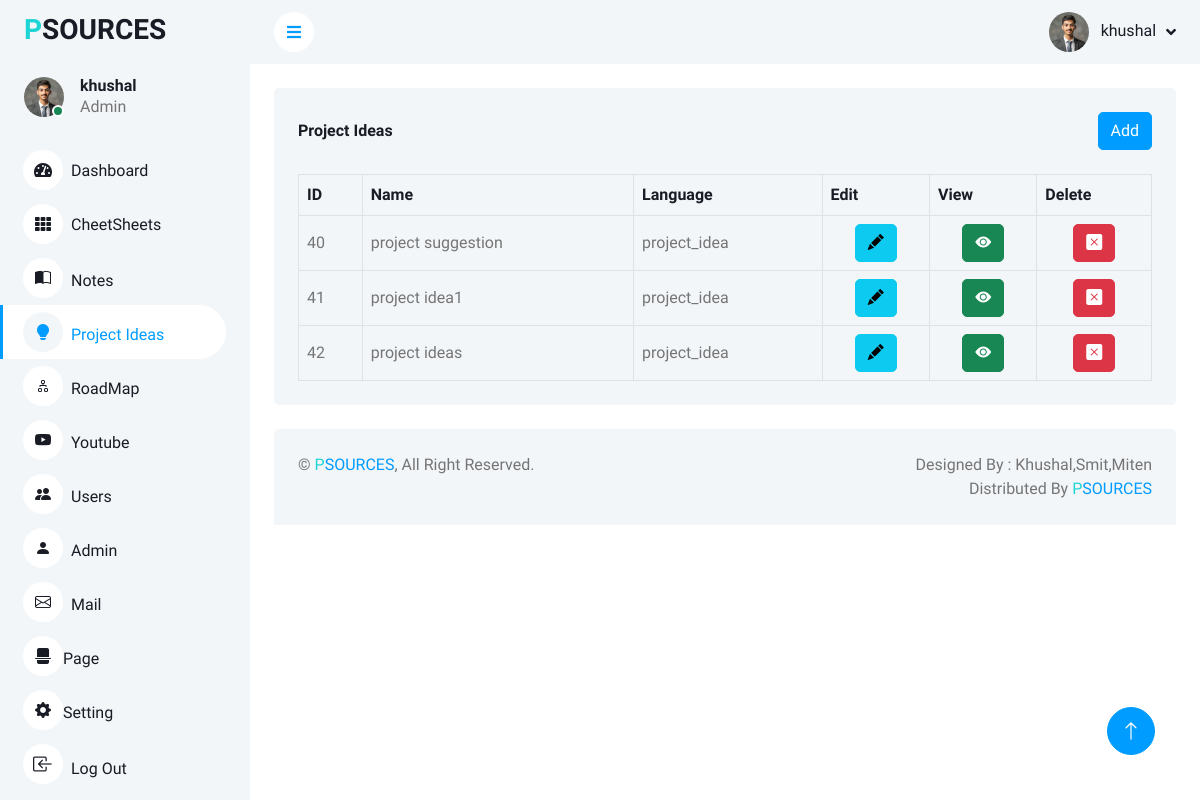
/admin/dashbord/pidea.php (signed in), run on the app's committed database.
### tables this page shows
CREATE TABLE `sources` (
  `id` int(25) NOT NULL,
  `name` varchar(100) NOT NULL,
  `language` varchar(100) NOT NULL,
  `type` varchar(25) NOT NULL,
  `sources` varchar(200) NOT NULL
);

### admin/dashbord/class/class.php (called while the page is built, shortened)
<?php
class Database
{
    private $db_host = "localhost";
    private $db_user = "root";
    private $db_pass = "";
    private $db_name = "psources";
    private $mysql = "";
    private $con = false;
    private $result = array();
    public function __construct() {
        if (!$this->con) {
            $this->mysql = new mysqli($this->db_host, $this->db_user, $this->db_pass, $this->db_name);
            if ($this->mysql->connect_error) {
                array_push($this->result, $this->mysql->connect_error);
            } else {
                $this->con = true;
            }
        }
    }
    public function select($table, $condition)
    {
        if ($this->con) {
              $sql = "SELECT *FROM $table WHERE $condition";
             $qry = $this->mysql->query($sql);
             if ($qry) {
                 $this->result = $qry->fetch_all(MYSQLI_ASSOC);
                 return true;
            } else {
                array_push($this->result, $this->mysql->error);
                return false;
            }
        } else {
            return false;
        }
    }
    public function getresult()
    {
        $val = $this->result;
        $this->result = array();
        return $val;
    }
}
?>

### admin/dashbord/component/secure.php (called while the page is built, shortened)
<?php
include 'class/class.php';
$admin_obj = new Database();
$aid = $_SESSION['id'];
$admin_obj->select("admin", "id = '$aid'");
$res=$admin_obj->getResult();
?>

### admin/dashbord/pidea.php (the view, shortened to what this page needs)
<?php include'./component/secure.php';
?>
<!DOCTYPE html>
<html lang="en">
<?php include './component/css.php'; ?>
<body>
    <div class="container-xxl position-relative bg-white d-flex p-0">
        <div class="sidebar pe-4 pb-3">
            <nav class="navbar bg-light navbar-light">
                <a href="index.html" class="navbar-brand mx-4 mb-3">
                    <h3><span style="color:#1Ed4d4">P</span><span class="text-black">SOURCES</span></h3>
                </a>
                <div class="d-flex align-items-center ms-4 mb-4">
                    <div class="position-relative">
                        <img class="rounded-circle" src="img/user.jpg" alt="" style="width: 40px; height: 40px;">
                        <div
                            class="bg-success rounded-circle border border-2 border-white position-absolute end-0 bottom-0 p-1">
                        </div>
                    </div>
                    <div class="ms-3">
                    <h6 class="mb-0"><?php echo $res[0]['name'] ?></h6>
                    <span>Admin</span>
                    </div>
                </div>
                <div class="navbar-nav w-100">
                    <a href="home.php" class="nav-item nav-link "><i
                            class="fa fa-tachometer-alt me-2"></i>Dashboard</a>
                    <a href="cheetsheet.php" class="nav-item nav-link "><i class="fa fa-th me-2"></i>CheetSheets</a>
                    <a href="note.php" class="nav-item nav-link"><i class="bi bi-book-half me-2"></i>Notes</a>
                    <a href="pidea.php" class="nav-item nav-link active"><i
                            class="bi bi-lightbulb-fill me-2"></i>Project
                        Ideas</a>
                    <a href="roadmap.php" class="nav-item nav-link"><i class="bi bi-diagram-2 me-2"></i>RoadMap</a>
                    <a href="youtube.php" class="nav-item nav-link"><i class="bi bi-youtube me-2"></i>Youtube</a>
                    <a href="user.php" class="nav-item nav-link"><i class="bi bi-people-fill me-2"></i>Users</a>
                    <a href="admin.php" class="nav-item nav-link"><i class="bi bi-person-fill me-2"></i>Admin</a>
                    <a href="mail.php" class="nav-item nav-link"><i class="bi bi-envelope me-2"></i>Mail</a>
                    <a href="page.php" class="nav-item nav-link"><i class="bi bi-file-break-fill"></i>Page</a>
                    <a href="setting.php" class="nav-item nav-link"><i class="bi bi-gear-fill"></i>Setting</a>
                    <a href="../logout.php" class="nav-item nav-link"><i class="bi bi-box-arrow-in-left me-2 fs-5"></i>Log
                        Out</a>
                </div>
            </nav>
        </div>
        <div class="content">
            <?php include'./component/navbar.php'; ?>
            <div class="container-fluid pt-4 px-4">
                <div class="bg-light text-center rounded p-4">
                    <div class="d-flex align-items-center justify-content-between mb-4">
                        <h6 class="mb-0">Project Ideas</h6>
                        <button class="btn btn-primary"  data-bs-toggle="modal"
                        data-bs-target="#exampleModal">Add</button>
                    </div>
                    <div class="table-responsive">
                    <table class="table text-start align-middle table-bordered table-hover mb-0">
                            <thead>
                                <tr class="text-dark">
                                    <th scope="col">ID</th>
                                    <th scope="col">Name</th>
                                    <th scope="col">Language</th>
                                    <th scope="col">Edit</th>
                                    <th scope="col">View</th>
                                    <th scope="col">Delete</th>
                                </tr>
                            </thead>
                            <tbody>
                                <?php
                                $admin_obj->select("sources","type='project_idea'");
                                $res=$admin_obj->getresult();
                                foreach($res as $val){
                                ?>
                                <tr>
                                    <td><?php echo $val['id']; ?></td>
                                    <td><?php echo $val['name']; ?></td>
                                    <td><?php echo $val['language']; ?></td>
                                    <td class="text-center">
                                        <form action="update.php" method="post">
                                                <button type="submit" class="btn btn-info" name="update"><i class="bi bi-pencil-fill"></i></button>
                                        </form>
                                    </td>
                                    <td class="text-center">
                                        <a href="../<?php echo $val['sources']; ?>" target="_blank">
                                            <button class="btn btn-success"><i class="bi bi-eye-fill"></i></button>
                                        </a>
                                    </td>
                                    <td class="text-center">
                                        <form action="" method="post">
                                            <button type="submit" class="btn btn-danger" name="delete_note"><i class="bi bi-x-square-fill"></i></button>
                                        </form>
                                    </td>
                                </tr>
                                <?php }?>
                            </tbody>
                        </table>
                    </div>
                </div>
            </div>
            <?php include'./component/footer.php'; ?>
        </div>
        <a href="#" class="btn btn-lg btn-primary btn-lg-square back-to-top"><i class="bi bi-arrow-up"></i></a>
    </div>
</body>
</html>

### admin/dashbord/component/navbar.php (shortened to what this page needs)
<nav class="navbar navbar-expand bg-light navbar-light sticky-top px-4 py-0">
                <a href="#" class="sidebar-toggler flex-shrink-0">
                    <i class="fa fa-bars"></i>
                </a>
                <div class="navbar-nav align-items-center ms-auto">
                    <div class="nav-item dropdown">
                        <a href="#" class="nav-link dropdown-toggle" data-bs-toggle="dropdown">
                            <img class="rounded-circle me-lg-2" src="img/admin.jpg" alt=""
                                style="width: 40px; height: 40px;">
                            <span class="d-none d-lg-inline-flex"><?php echo $res[0]['name'] ?></span>
                        </a>
                    </div>
                </div>
            </nav>

### admin/dashbord/css/style.css (style rules this page uses)
:root { --primary: #009CFF; --light: #F3F6F9; --dark: #191C24; }
.back-to-top { position: fixed; display: none; right: 45px; bottom: 45px; z-index: 99; }
.btn { transition: .5s; }
.btn.btn-primary { color: #FFFFFF; }
.btn-lg-square { width: 48px; height: 48px; }
.btn-square, .btn-sm-square, .btn-lg-square { padding: 0; display: inline-flex; align-items: center; justify-content: center; font-weight: normal; border-radius: 50px; }
.sidebar { position: fixed; top: 0; left: 0; bottom: 0; width: 250px; height: 100vh; overflow-y: auto; background: var(--light); transition: 0.5s; z-index: 999; }
.content { margin-left: 250px; min-height: 100vh; background: #FFFFFF; transition: 0.5s; }
@media (min-width: 992px) { .sidebar { margin-left: 0; } }
@media (min-width: 992px) { .content { width: calc(100% - 250px); } }
.sidebar .navbar .navbar-nav .nav-link { padding: 7px 20px; color: var(--dark); font-weight: 500; border-left: 3px solid var(--light); border-radius: 0 30px 30px 0; outline: none; }
.sidebar .navbar .navbar-nav .nav-link:hover, .sidebar .navbar .navbar-nav .nav-link.active { color: var(--primary); background: #FFFFFF; border-color: var(--primary); }
.sidebar .navbar .navbar-nav .nav-link i { width: 40px; height: 40px; display: inline-flex; align-items: center; justify-content: center; background: #FFFFFF; border-radius: 40px; }
.sidebar .navbar .navbar-nav .nav-link:hover i, .sidebar .navbar .navbar-nav .nav-link.active i { background: var(--light); }
.content .navbar .navbar-nav .nav-link { margin-left: 25px; padding: 12px 0; color: var(--dark); outline: none; }
.content .navbar .sidebar-toggler, .content .navbar .navbar-nav .nav-link i { width: 40px; height: 40px; display: inline-flex; align-items: center; justify-content: center; background: #FFFFFF; border-radius: 40px; }
.content .navbar .dropdown-toggle::after { margin-left: 6px; vertical-align: middle; border: none; content: "\f107"; font-family: "Font Awesome 5 Free"; font-weight: 900; transition: .5s; }

### data on the page
sources: id "40", name "project suggestion", language "project_idea"
sources: id "41", name "project idea1", language "project_idea"
sources: id "42", name "project ideas", language "project_idea"

### other printed values
$res[0]['name'] "khushal"
